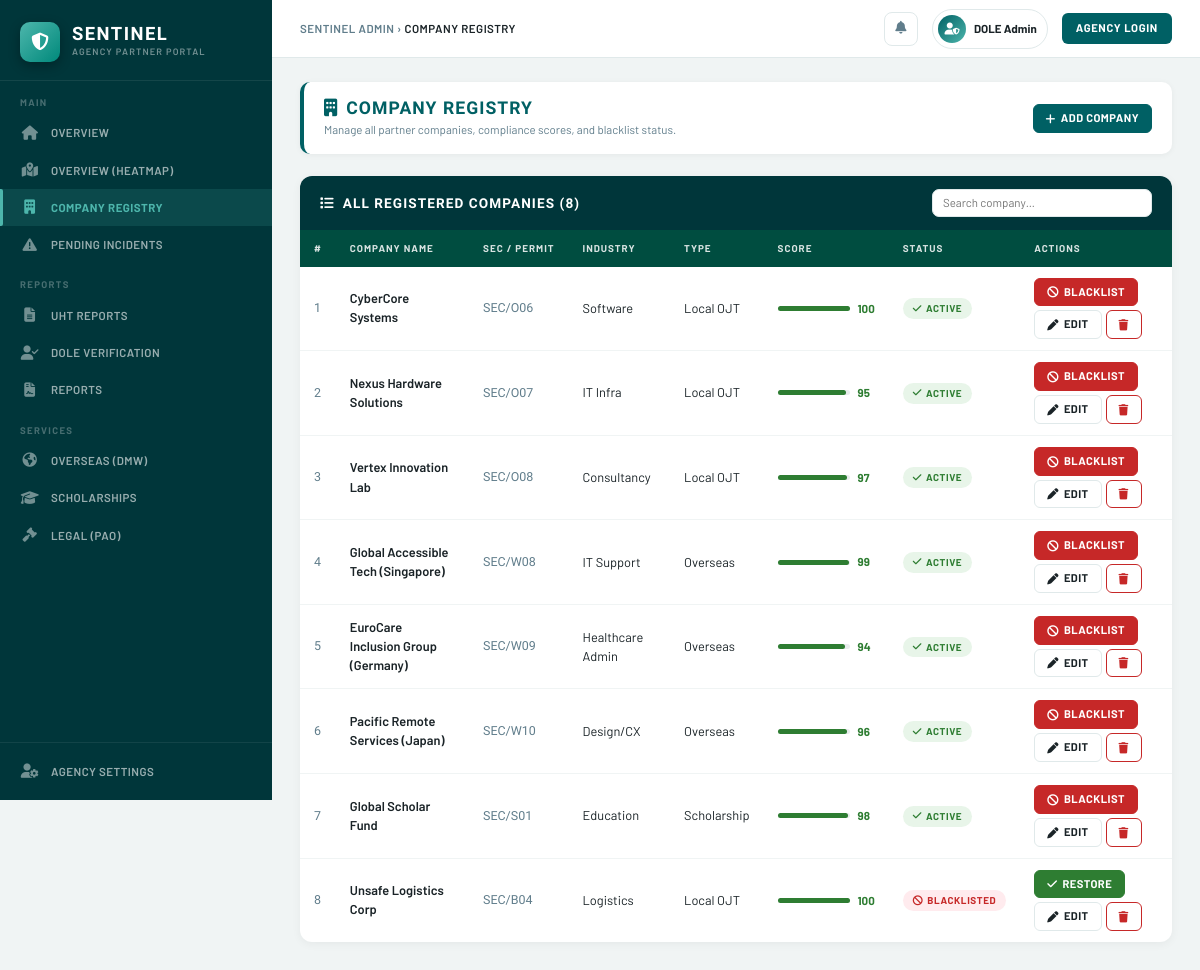
Screenshot of /admin/company-registry with the database file from the repository.
### app.py (models this page shows)
class Company(db.Model):
    id               = db.Column(db.Integer, primary_key=True)
    name             = db.Column(db.String(100), nullable=False)
    sec_id           = db.Column(db.String(50), unique=True)
    industry         = db.Column(db.String(50))
    status           = db.Column(db.String(20), default='Active')
    compliance_score = db.Column(db.Integer, default=100)
    type             = db.Column(db.String(50))
    skills_vector    = db.Column(db.String(50), default="0,0,0,0")

### app.py (the view)
@app.route('/admin/company-registry')
def admin_company_registry():
    companies = Company.query.all()
    return render_template('admin/company_registry.html', companies=companies)

### templates/admin/company_registry.html (shortened to what this page needs)
{% extends 'admin.html' %}
{% block breadcrumb %}COMPANY REGISTRY{% endblock %}
{% block content %}
<div class="page-header">
    <div class="page-header-inner">
        <div>
            <h1 class="page-title"><i class="fas fa-building me-2"></i>COMPANY REGISTRY</h1>
            <p class="page-subtitle">Manage all partner companies, compliance scores, and blacklist status.</p>
        </div>
        <button class="btn-s btn-teal" data-bs-toggle="modal" data-bs-target="#addModal">
            <i class="fas fa-plus"></i> ADD COMPANY
        </button>
    </div>
</div>
<div class="s-card">
    <div class="s-card-header">
        <span><i class="fas fa-list me-2"></i>ALL REGISTERED COMPANIES ({{ companies|length }})</span>
        <input type="text" id="searchInput" placeholder="Search company…" class="form-ctrl" style="width:220px;padding:4px 10px;font-size:.72rem;">
    </div>
    {% if companies %}
    <div style="overflow-x:auto;">
        <table class="s-table" id="companyTable">
            <thead>
                <tr>
                    <th>#</th>
                    <th>COMPANY NAME</th>
                    <th>SEC / PERMIT</th>
                    <th>INDUSTRY</th>
                    <th>TYPE</th>
                    <th>SCORE</th>
                    <th>STATUS</th>
                    <th>ACTIONS</th>
                </tr>
            </thead>
            <tbody>
                {% for co in companies %}
                <tr>
                    <td class="col-mono">{{ co.id }}</td>
                    <td style="font-weight:600;">{{ co.name }}</td>
                    <td class="col-mono">{{ co.sec_id }}</td>
                    <td>{{ co.industry }}</td>
                    <td>{{ co.type }}</td>
                    <td>
                        <div class="score-wrap">
                            <div class="score-track">
                                <div class="score-fill" style="width:{{ co.compliance_score }}%;
                                    background:{% if co.compliance_score >= 80 %}var(--green){% elif co.compliance_score >= 50 %}var(--orange){% else %}var(--red){% endif %};"></div>
                            </div>
                            <span class="score-val" style="color:{% if co.compliance_score >= 80 %}var(--green){% elif co.compliance_score >= 50 %}var(--orange){% else %}var(--red){% endif %};">
                                {{ co.compliance_score }}
                            </span>
                        </div>
                    </td>
                    <td>
                        <span class="pill {% if co.status == 'Active' %}pill-active{% else %}pill-banned{% endif %}">
                            <i class="fas {% if co.status == 'Active' %}fa-check{% else %}fa-ban{% endif %}"></i>
                            {{ co.status }}
                        </span>
                    </td>
                    <td>
                        <div class="d-flex gap-1 flex-wrap">
                            <a href="/admin/company-registry/toggle/{{ co.id }}" class="btn-s {% if co.status == 'Active' %}btn-danger{% else %}btn-success{% endif %}">
                                <i class="fas {% if co.status == 'Active' %}fa-ban{% else %}fa-check{% endif %}"></i>
                                {% if co.status == 'Active' %}BLACKLIST{% else %}RESTORE{% endif %}
                            </a>
                            <button class="btn-s btn-outline" data-bs-toggle="modal" data-bs-target="#editModal{{ co.id }}">
                                <i class="fas fa-pen"></i> EDIT
                            </button>
                            <a href="/admin/company-registry/delete/{{ co.id }}"
                               onclick="return confirm('Delete {{ co.name }}? This cannot be undone.')"
                               class="btn-s btn-outline-danger">
                                <i class="fas fa-trash"></i>
                            </a>
                        </div>
                    </td>
                </tr>
                {% endfor %}
            </tbody>
        </table>
    </div>
    {% else %}
    <div class="empty-state">
        <i class="fas fa-building"></i>
        <p>No companies registered yet. Click "Add Company" to get started.</p>
    </div>
    {% endif %}
</div>
{% endblock %}

### templates/admin.html (style rules this page uses)
:root { --teal: #006064; --teal-dark: #00363a; --teal-mid: #004d40; --teal-light: #e0f2f1; --teal-accent: #4db6ac; --orange: #ef6c00; --orange-lt: #fff3e0; --red: #c62828; --red-lt: #ffebee; --green: #2e7d32; --green-lt: #e8f5e9; --yellow: #f9a825; --text: #1a2327; --text-muted: #607d8b; --border: #e0e9ea; --bg: #f0f4f4; --white: #ffffff; --sidebar-w: 272px; }
*, *::before, *::after { box-sizing: border-box; margin: 0; padding: 0; }
body { font-family: 'Barlow', sans-serif; background: var(--bg); color: var(--text); display: flex; min-height: 100vh; overflow-x: hidden; }
.page-header { margin-bottom: 22px; }
.page-header-inner { background: var(--white); border-radius: 10px; padding: 16px 20px; border-left: 4px solid var(--teal); display: flex; align-items: center; justify-content: space-between; box-shadow: 0 1px 6px rgba(0,0,0,.05); }
.page-title { font-family: 'Barlow Condensed', sans-serif; font-size: 1.1rem; font-weight: 800; letter-spacing: .06em; color: var(--teal); margin: 0; }
.page-subtitle { font-size: .72rem; color: var(--text-muted); margin: 2px 0 0; }
.s-card { background: var(--white); border-radius: 12px; box-shadow: 0 2px 10px rgba(0,0,0,.05); overflow: hidden; }
.s-card-header { background: var(--teal-dark); color: #fff; padding: 13px 20px; font-family: 'Barlow Condensed', sans-serif; font-size: .85rem; font-weight: 700; letter-spacing: .08em; display: flex; align-items: center; justify-content: space-between; }
.s-table { width: 100%; border-collapse: collapse; }
.s-table thead tr { background: #004d40; }
.s-table thead th { font-size: .62rem; font-weight: 700; letter-spacing: .1em; text-transform: uppercase; color: rgba(255,255,255,.85); padding: 11px 14px; white-space: nowrap; border: none; }
.s-table tbody td { padding: 11px 14px; font-size: .8rem; border-bottom: 1px solid #f0f4f4; vertical-align: middle; }
.s-table tbody tr:last-child td { border-bottom: none; }
.s-table .col-mono { font-family: 'Barlow Condensed', sans-serif; font-size: .78rem; color: var(--text-muted); }
.pill { display: inline-flex; align-items: center; gap: 4px; padding: 3px 10px; border-radius: 20px; font-size: .62rem; font-weight: 700; letter-spacing: .06em; text-transform: uppercase; }
.pill-active { background: var(--green-lt); color: var(--green); }
.pill-banned { background: var(--red-lt); color: var(--red); }
.score-wrap { display: flex; align-items: center; gap: 8px; }
.score-track { width: 72px; height: 5px; background: #e8ecec; border-radius: 3px; flex-shrink: 0; }
.score-fill { height: 100%; border-radius: 3px; transition: width .4s; }
.score-val { font-size: .72rem; font-weight: 700; }
.btn-s { display: inline-flex; align-items: center; gap: 5px; padding: 5px 12px; border-radius: 6px; font-size: .7rem; font-weight: 700; letter-spacing: .04em; cursor: pointer; border: 1.5px solid transparent; text-decoration: none; transition: all .15s; white-space: nowrap; }
.btn-teal { background: var(--teal); color: #fff; border-color: var(--teal); }
.btn-success { background: var(--green); color: #fff; border-color: var(--green); }
.btn-danger { background: var(--red); color: #fff; border-color: var(--red); }
.btn-outline { background: transparent; color: var(--text); border-color: var(--border); }
.btn-outline-danger { background: transparent; color: var(--red); border-color: var(--red); }
.form-ctrl { width: 100%; padding: 8px 12px; border: 1.5px solid var(--border); border-radius: 7px; font-size: .8rem; font-family: 'Barlow', sans-serif; color: var(--text); background: var(--white); transition: border-color .15s; }

### rows the page displays
Company: id "1", name "CyberCore Systems", sec_id "SEC/O06", industry "Software", type "Local OJT", compliance_score "100", status "ACTIVE", shows "BLACKLIST"
Company: id "2", name "Nexus Hardware Solutions", sec_id "SEC/O07", industry "IT Infra", type "Local OJT", compliance_score "95", status "ACTIVE", shows "BLACKLIST"
Company: id "3", name "Vertex Innovation Lab", sec_id "SEC/O08", industry "Consultancy", type "Local OJT", compliance_score "97", status "ACTIVE", shows "BLACKLIST"
Company: id "4", name "Global Accessible Tech (Singapore)", sec_id "SEC/W08", industry "IT Support", type "Overseas", compliance_score "99", status "ACTIVE", shows "BLACKLIST"
Company: id "5", name "EuroCare Inclusion Group (Germany)", sec_id "SEC/W09", industry "Healthcare Admin", type "Overseas", compliance_score "94", status "ACTIVE", shows "BLACKLIST"
Company: id "6", name "Pacific Remote Services (Japan)", sec_id "SEC/W10", industry "Design/CX", type "Overseas", compliance_score "96", status "ACTIVE", shows "BLACKLIST"
Company: id "7", name "Global Scholar Fund", sec_id "SEC/S01", industry "Education", type "Scholarship", compliance_score "98", status "ACTIVE", shows "BLACKLIST"
Company: id "8", name "Unsafe Logistics Corp", sec_id "SEC/B04", industry "Logistics", type "Local OJT", compliance_score "100", status "BLACKLISTED", shows "RESTORE"

### other values shown
{{ companies|length }} "8"
